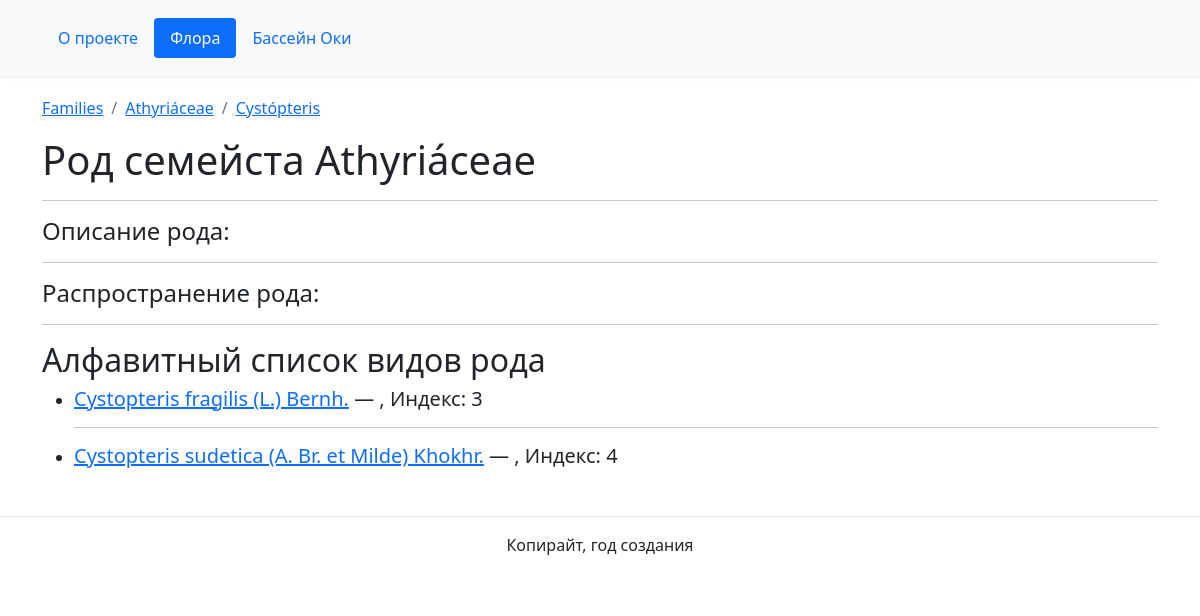
/flora/Athyriáceae/Cystópteris/, run on the app's committed database.
### flora/models.py (models this page shows, shortened)
class Species(models.Model):
    genus = models.ForeignKey(Genus, on_delete=models.CASCADE)
    index = models.IntegerField(verbose_name='Интекс по Маевскому', null=True, blank=True)
    name_short = models.CharField(max_length=30, unique=True, verbose_name="Название, краткое")
    name_full = models.CharField(max_length=60, null=True, blank=True ,unique=False, verbose_name="Название полное" )
    name_syn_lat = models.CharField(max_length=60, null=True, blank=True ,unique=False, verbose_name="Синоним, название научное" )
    name_ru = models.CharField(max_length=50, null=True, blank=True,unique=False, verbose_name="Название на русском")
    name_syn_ru = models.CharField(max_length=50, null=True, blank=True ,unique=False, verbose_name="Синоним, Название на русском" )
    description = models.TextField(null=True, blank=True, verbose_name="Описание")
    distribution = models.TextField(null=True, blank=True, verbose_name="Распространение")
    habitat = models.TextField(null=True, blank=True, verbose_name="Среда обитания")
    WORK_STATUS = [
        (0, "черновик"),
        (1, "в работе"),
        (2, "завершен"),
        ]
    work_status = models.IntegerField(choices=WORK_STATUS, default=0, verbose_name="Рабочий статус")
    file_reliability = models.FileField(null=True, blank=True,)
    class Meta:
        ordering = ["name_short"]

### flora/views.py (the view)
# urls.py: path('<str:family>/<str:genus>/', views.species, name='species'),
def species(request, family, genus):
    template = 'flora/species.html'
    species_list = Species.objects.values('name_short', 'name_full', 'name_ru', 'pk').filter(genus__name__exact=genus).order_by('pk')
    context = {
        "family": family,
        "genus": genus,
        'species_list': species_list, }
    print(type(context))
    return render(request, template, context)

### templates/flora/species.html (shortened to what this page needs)
{% extends "base.html" %}
{% block breadcrumb %}
  <nav aria-label="breadcrumb">
    <ol class="breadcrumb">
      <li class="breadcrumb-item"><a href="{% url 'flora:families' %}">Families</a></li>
      <li class="breadcrumb-item"><a href="{% url 'flora:genera' family %}">{{ family }}</a></li>
      <li class="breadcrumb-item"><a href="#">{{ genus }}</a></li>
    </ol>
  </nav>
{% endblock %}
{% block content %}
  <h1>Род {{ genus_full }} семейста {{ family }} </h1>
  <hr>
  <h4>Описание рода:</h4>
  <hr>
  <h4>Распространение рода:</h4>
  <hr>
  <h2>Алфавитный список видов рода {{ genus.name }} </h2>
  <ul>
    {% for species in species_list %}
      <li>
        <h5><a href="{% url 'flora:species_detail' family genus species.name_short %}">
        {{ species.name_full }}</a> &mdash;
        {{ species.name_rus|truncatewords:10 }}, Индекс: {{ species.pk }}</h5>
      </li>
      {% if not forloop.last %}
        <hr>
      {% endif %}
    {% endfor %}
  </ul>
{% endblock %}

### data on the page
Species: name_full "Cystopteris fragilis (L.) Bernh.", pk "3"
Species: name_full "Cystopteris sudetica (A. Br. et Milde) Khokhr.", pk "4"

### other printed values
{{ family }} "Athyriáceae"
{{ genus }} "Cystópteris"
